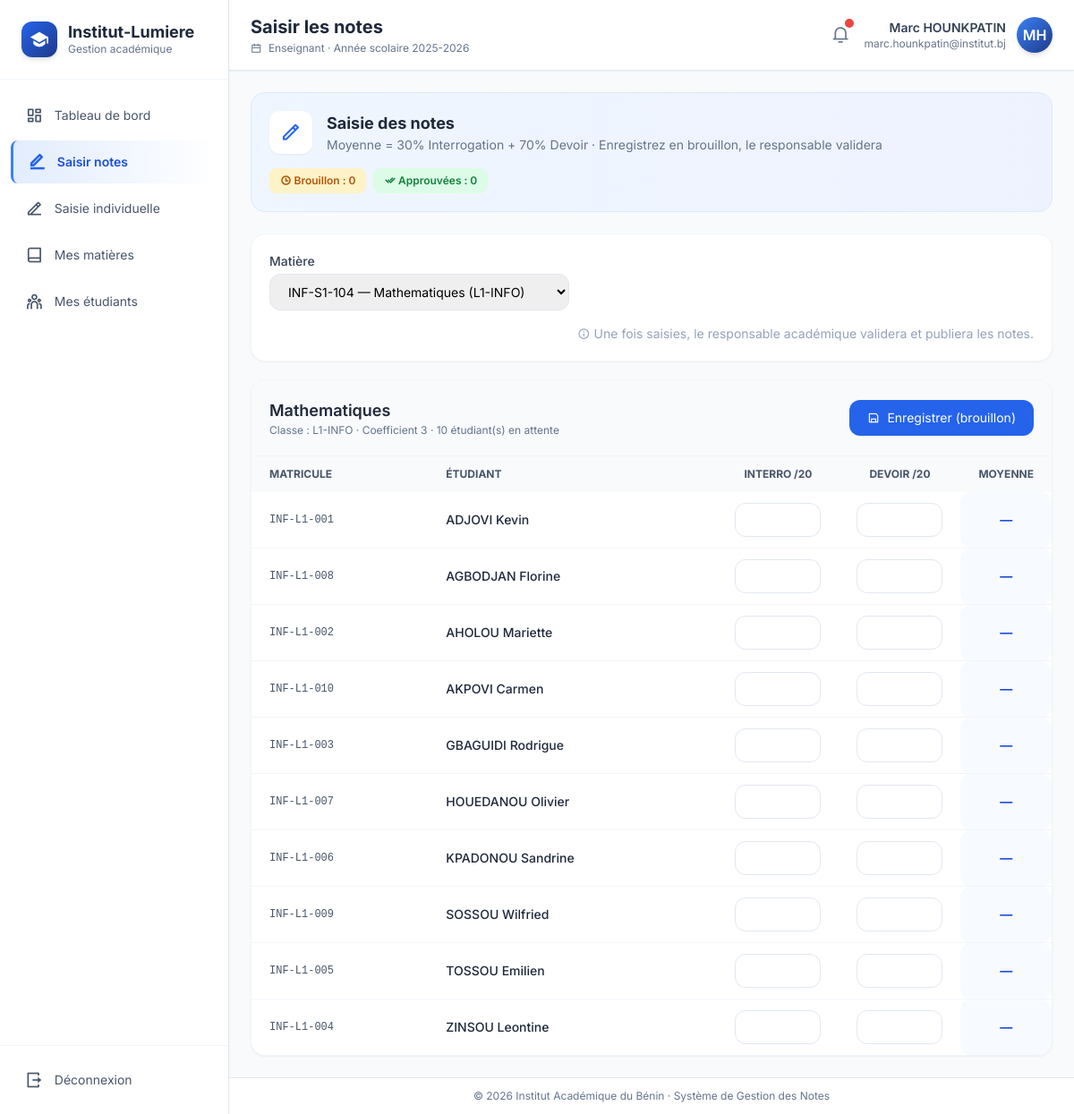
Screenshot of /pages/enseignant/notes.php (signed in) with the database file from the repository.
### tables this page shows
CREATE TABLE enseignants (
    id INT AUTO_INCREMENT PRIMARY KEY,
    utilisateur_id INT UNIQUE,
    matricule VARCHAR(30) UNIQUE NOT NULL,
    nom VARCHAR(100) NOT NULL,
    prenom VARCHAR(100) NOT NULL,
    specialite VARCHAR(100),
    telephone VARCHAR(20),
    email_pro VARCHAR(150),
    FOREIGN KEY (utilisateur_id) REFERENCES utilisateurs(id) ON DELETE SET NULL
);

CREATE TABLE matieres (
    id INT AUTO_INCREMENT PRIMARY KEY,
    code VARCHAR(20) UNIQUE NOT NULL,
    nom VARCHAR(100) NOT NULL,
    coefficient INT DEFAULT 1,
    credits INT DEFAULT 3,
    semestre ENUM('S1','S2','S3','S4','S5','S6') NOT NULL,
    heures_cours INT DEFAULT 0,
    heures_td INT DEFAULT 0,
    heures_tp INT DEFAULT 0,
    enseignant_id INT,
    classe_id INT,
    FOREIGN KEY (enseignant_id) REFERENCES enseignants(id) ON DELETE SET NULL,
    FOREIGN KEY (classe_id) REFERENCES classes(id) ON DELETE CASCADE
);

CREATE TABLE classes (
    id INT AUTO_INCREMENT PRIMARY KEY,
    nom VARCHAR(50) NOT NULL,
    niveau VARCHAR(50) NOT NULL,
    filiere VARCHAR(50) NOT NULL,
    annee_scolaire VARCHAR(20) NOT NULL,
    description TEXT
);

CREATE TABLE etudiants (
    id INT AUTO_INCREMENT PRIMARY KEY,
    utilisateur_id INT UNIQUE,
    matricule VARCHAR(30) UNIQUE NOT NULL,
    nom VARCHAR(100) NOT NULL,
    prenom VARCHAR(100) NOT NULL,
    date_naissance DATE,
    lieu_naissance VARCHAR(100),
    sexe ENUM('M','F') DEFAULT 'M',
    classe_id INT,
    FOREIGN KEY (utilisateur_id) REFERENCES utilisateurs(id) ON DELETE SET NULL,
    FOREIGN KEY (classe_id) REFERENCES classes(id) ON DELETE SET NULL
);

### includes/auth.php (called while the page is built, shortened)
<?php
function currentUser(): ?array
{
    return $_SESSION['user'] ?? null;
}
function baseUrl(): string
{
    $script = dirname($_SERVER['SCRIPT_NAME']);
    $script = preg_replace('#/pages(/.*)?$#', '', $script);
    return rtrim($script, '/');
}
function e(?string $s): string
{
    return htmlspecialchars((string)$s, ENT_QUOTES, 'UTF-8');
}

### pages/enseignant/notes.php (the view, shortened to what this page needs)
<?php
require_once __DIR__ . '/../../includes/auth.php';
$pageTitle = 'Saisir les notes';
$user = currentUser();
$ens = $pdo->prepare("SELECT * FROM enseignants WHERE utilisateur_id=?");
$ens->execute([$user['id']]);
$ens = $ens->fetch();
$ensId = $ens['id'] ?? 0;
$matieres = $pdo->prepare("SELECT m.*, c.nom AS classe FROM matieres m LEFT JOIN classes c ON m.classe_id = c.id WHERE m.enseignant_id = ?");
$matieres->execute([$ensId]);
$matieres = $matieres->fetchAll();
$matiereId = (int)($_GET['matiere'] ?? ($matieres[0]['id'] ?? 0));
$matiere = null;
foreach ($matieres as $m) {
  if ($m['id'] == $matiereId) $matiere = $m;
}
$etudiants = [];
$nbValidees = 0;
$nbEnAttente = 0;
if ($matiere) {
  $stmt = $pdo->prepare("SELECT e.*, n.id AS note_id, n.note_interro, n.note_devoir, n.moyenne, n.validee
        FROM etudiants e
        LEFT JOIN notes n ON n.etudiant_id = e.id AND n.matiere_id = ?
        WHERE e.classe_id = ?
          AND (n.id IS NULL OR n.validee = 0)
        ORDER BY e.nom");
  $stmt->execute([$matiereId, $matiere['classe_id']]);
  $etudiants = $stmt->fetchAll();
  $st = $pdo->prepare("SELECT SUM(validee = 1) AS v, SUM(validee = 0) AS p FROM notes WHERE matiere_id = ?");
  $st->execute([$matiereId]);
  $r = $st->fetch();
  $nbValidees = (int)($r['v'] ?? 0);
  $nbEnAttente = (int)($r['p'] ?? 0);
}
include __DIR__ . '/../../includes/header.php';
?>
<div class="mb-6">
  <div class="bg-gradient-to-r from-blue-50 to-indigo-50 rounded-2xl p-5 border border-blue-100">
    <div class="flex items-center justify-between flex-wrap gap-4">
      <div class="flex items-center gap-4">
        <div class="w-12 h-12 rounded-xl bg-white shadow-sm flex items-center justify-center">
          <i class="ri-pencil-line text-2xl text-blue-600"></i>
        </div>
        <div>
          <h2 class="text-lg font-bold text-slate-800">Saisie des notes</h2>
          <p class="text-sm text-slate-500">Moyenne = 30% Interrogation + 70% Devoir · Enregistrez en brouillon, le responsable validera</p>
        </div>
      </div>
      <div class="flex gap-2">
        <span class="px-3 py-1.5 rounded-lg bg-amber-100 text-amber-700 text-xs font-semibold"><i class="ri-time-line"></i> Brouillon : <?= $nbEnAttente ?></span>
        <span class="px-3 py-1.5 rounded-lg bg-green-100 text-green-700 text-xs font-semibold"><i class="ri-check-double-line"></i> Approuvées : <?= $nbValidees ?></span>
      </div>
    </div>
  </div>
</div>
<div class="bg-white rounded-2xl p-5 mb-5 shadow-sm border border-slate-100">
  <form method="GET" class="flex flex-wrap gap-4 items-center">
    <div>
      <label class="text-sm font-medium text-slate-700 block mb-1">Matière</label>
      <select name="matiere" onchange="this.form.submit()" class="border border-slate-200 rounded-xl px-4 py-2.5 text-sm focus:outline-none focus:ring-2 focus:ring-blue-500 min-w-[280px]">
        <?php foreach ($matieres as $m): ?>
          <option value="<?= $m['id'] ?>" <?= $m['id'] == $matiereId ? 'selected' : '' ?>>
            <?= e($m['code'] . ' — ' . $m['nom'] . ' (' . $m['classe'] . ')') ?>
          </option>
        <?php endforeach; ?>
      </select>
    </div>
    <div class="text-slate-400 text-sm ml-auto">
      <i class="ri-information-line mr-1"></i>Une fois saisies, le responsable académique validera et publiera les notes.
    </div>
  </form>
</div>
<?php if ($matiere): ?>
  <form method="POST" class="bg-white rounded-2xl shadow-sm border border-slate-100 overflow-hidden">
    <div class="p-5 border-b border-slate-100 flex justify-between items-center bg-slate-50 flex-wrap gap-3">
      <div>
        <h2 class="font-semibold text-slate-800 text-lg"><?= e($matiere['nom']) ?></h2>
        <p class="text-xs text-slate-500">Classe : <?= e($matiere['classe']) ?> · Coefficient <?= $matiere['coefficient'] ?> · <?= count($etudiants) ?> étudiant(s) en attente</p>
      </div>
      <div class="flex gap-2">
        <button type="submit" class="px-5 py-2.5 bg-blue-600 hover:bg-blue-700 text-white rounded-xl text-sm flex items-center gap-2 transition">
          <i class="ri-save-line"></i> Enregistrer (brouillon)
        </button>
      </div>
    </div>
    <div class="overflow-x-auto">
      <table class="w-full text-sm">
        <thead class="bg-slate-50 text-slate-600 text-xs uppercase">
          <tr>
            <th class="px-5 py-3 text-left">Matricule</th>
            <th class="px-5 py-3 text-left">Étudiant</th>
            <th class="px-5 py-3 text-center w-32">Interro /20</th>
            <th class="px-5 py-3 text-center w-32">Devoir /20</th>
            <th class="px-5 py-3 text-center w-24">Moyenne</th>
          </tr>
        </thead>
        <tbody class="divide-y divide-slate-100">
          <?php foreach ($etudiants as $et): ?>
            <tr class="hover:bg-slate-50 transition">
              <td class="px-5 py-3 font-mono text-xs text-slate-600"><?= e($et['matricule']) ?></td>
              <td class="px-5 py-3 font-medium text-slate-800"><?= e($et['nom'] . ' ' . $et['prenom']) ?></td>
              <td class="px-5 py-3">
                <input type="number" step="0.25" min="0" max="20"
                  name="notes[<?= $et['id'] ?>][interro]"
                  value="<?= $et['note_interro'] ?>"
                  class="note-i w-24 border border-slate-200 rounded-xl px-3 py-2 text-center focus:outline-none focus:ring-2 focus:ring-blue-500">
              </td>
              <td class="px-5 py-3">
                <input type="number" step="0.25" min="0" max="20"
                  name="notes[<?= $et['id'] ?>][devoir]"
                  value="<?= $et['note_devoir'] ?>"
                  class="note-d w-24 border border-slate-200 rounded-xl px-3 py-2 text-center focus:outline-none focus:ring-2 focus:ring-blue-500">
              </td>
              <td class="px-5 py-3 text-center font-bold text-blue-700 bg-blue-50/50 rounded-xl" id="moyenne_<?= $et['id'] ?>">
                <?= $et['moyenne'] ?: '—' ?>
              </td>
            </tr>
          <?php endforeach; ?>
        </tbody>
      </table>
    </div>
  </form>
<?php endif; ?>
<?php include __DIR__ . '/../../includes/footer.php'; ?>

### includes/header.php (shortened to what this page needs)
<?php
require_once __DIR__ . '/auth.php';
$user = currentUser();
$role = $user['role'];
$base = baseUrl();
$menus = [
  'admin' => [
    ['Tableau de bord', '/pages/admin/dashboard.php', 'dashboard'],
    ['Étudiants', '/pages/admin/etudiants.php', 'user'],
    ['Enseignants', '/pages/admin/enseignants.php', 'user-star'],
    ['Classes', '/pages/admin/classes.php', 'building'],
    ['Matières', '/pages/admin/matieres.php', 'book'],
    ['Relevé collectif', '/pages/admin/releve.php', 'file-list'],
    ['Statistiques', '/pages/admin/statistiques.php', 'bar-chart'],
    ['Gérer les utilisateurs', '/pages/admin/compte.php', 'checkbox-circle'],
  ],
  'enseignant' => [
    ['Tableau de bord', '/pages/enseignant/dashboard.php', 'dashboard'],
    ['Saisir notes', '/pages/enseignant/notes.php', 'edit'],
    ['Saisie individuelle', '/pages/enseignant/saisie.php', 'edit-2'],
    ['Mes matières', '/pages/enseignant/matieres.php', 'book'],
    ['Mes étudiants', '/pages/enseignant/etudiants.php', 'team'],
  ],
  'etudiant' => [
    ['Tableau de bord', '/pages/etudiant/dashboard.php', 'dashboard'],
    ['Mes notes', '/pages/etudiant/notes.php', 'file-list'],
    ['Mon bulletin', '/pages/etudiant/bulletin.php', 'file-copy'],
    ['Historique', '/pages/etudiant/historique.php', 'history'],
  ],
  'responsable' => [
    ['Tableau de bord', '/pages/admin/dashboard.php', 'dashboard'],
    ['Validation des délibérations', '/pages/admin/deliberations.php', 'check-double'],
    ['Statistiques', '/pages/admin/statistiques.php', 'bar-chart'],
    ['Relevé collectif', '/pages/admin/releve.php', 'file-list'],
  ],
];
$menu = $menus[$role] ?? [];
$current = $_SERVER['SCRIPT_NAME'];
?>
<!DOCTYPE html>
<html lang="fr">
<head>
  <script src="https://cdn.tailwindcss.com"></script>
  <link rel="stylesheet" href="https://cdnjs.cloudflare.com/ajax/libs/font-awesome/6.5.1/css/all.min.css">
  <link href="https://cdn.jsdelivr.net/npm/remixicon@4.2.0/fonts/remixicon.css" rel="stylesheet">
</head>
<body class="bg-slate-50 min-h-screen">
  <div class="flex min-h-screen">
    <aside class="no-print w-64 bg-white border-r border-slate-200 flex-shrink-0 hidden md:flex flex-col shadow-sm">
      <div class="p-6 border-b border-slate-100">
        <div class="flex items-center gap-3">
          <div class="w-10 h-10 rounded-xl bg-gradient-to-br from-primary-600 to-primary-900 flex items-center justify-center text-white shadow-md">
            <i class="ri-graduation-cap-fill text-xl"></i>
          </div>
          <div>
            <div class="font-bold text-slate-800 leading-tight text-lg">Institut-Lumiere</div>
            <div class="text-xs text-slate-500">Gestion académique</div>
          </div>
        </div>
      </div>
      <nav class="flex-1 py-4 px-3 space-y-1 overflow-y-auto">
        <?php foreach ($menu as $m):
          $active = str_ends_with($current, $m[1]) ? 'active' : '';
        ?>
          <a href="<?= $base . $m[1] ?>" class="sidebar-link flex items-center gap-3 px-4 py-2.5 rounded-lg text-slate-600 text-sm transition <?= $active ?>">
            <i class="ri-<?= $m[2] ?>-line text-xl"></i>
            <span><?= e($m[0]) ?></span>
          </a>
        <?php endforeach; ?>
      </nav>
      <div class="p-4 border-t border-slate-100 mt-auto">
        <a href="<?= $base ?>/pages/logout.php" class="flex items-center gap-3 text-sm text-slate-600 hover:text-red-600 hover:bg-red-50 px-3 py-2 rounded-lg transition-all duration-200">
          <i class="ri-logout-box-r-line text-xl"></i>
          <span>Déconnexion</span>
        </a>
      </div>
    </aside>
    <main class="flex-1 flex flex-col min-w-0">
      <header class="no-print bg-white border-b border-slate-200 px-6 py-4 flex items-center justify-between sticky top-0 z-10 shadow-sm">
        <div>
          <h1 class="text-xl font-bold text-slate-800"><?= e($pageTitle ?? 'Tableau de bord') ?></h1>
          <p class="text-xs text-slate-500 mt-0.5">
            <i class="ri-calendar-line text-xs mr-1"></i>
            <?= ucfirst($role) ?> · Année scolaire 2025-2026
          </p>
        </div>
        <div class="flex items-center gap-4">
          <button class="relative text-slate-500 hover:text-primary-600 transition-colors">
            <i class="ri-notification-3-line text-xl"></i>
            <span class="absolute -top-1 -right-1 w-2.5 h-2.5 bg-red-500 rounded-full animate-pulse"></span>
          </button>
          <div class="flex items-center gap-3">
            <div class="text-right hidden md:block">
              <div class="text-sm font-semibold text-slate-700"><?= e($user['prenom'] . ' ' . $user['nom']) ?></div>
              <div class="text-xs text-slate-500"><?= e($user['email']) ?></div>
            </div>
            <div class="w-10 h-10 rounded-full bg-gradient-to-br from-primary-500 to-primary-900 text-white flex items-center justify-center font-semibold shadow-md">
              <?= strtoupper(substr($user['prenom'], 0, 1) . substr($user['nom'], 0, 1)) ?>
            </div>
          </div>
        </div>
      </header>
      <div class="flex-1 p-6">

### includes/header.php (style rules this page uses)
body { font-family: 'Inter', sans-serif; background-color: #f8fafc; }
.sidebar-link { transition: all 0.2s ease; position: relative; }
.sidebar-link.active { background: linear-gradient(90deg, rgba(59, 130, 246, 0.15), transparent); border-left: 3px solid #3b82f6; color: #1d4ed8; font-weight: 600; }
.sidebar-link.active i { color: #2563eb; }

### rows the page displays
enseignants: prenom+nom "Marc HOUNKPATIN", prenom+nom "MH"
matieres: nom "Mathematiques", coefficient "3"
classes: nom "L1-INFO"
etudiants: matricule "INF-L1-001", nom+prenom "ADJOVI Kevin", moyenne "—"
etudiants: matricule "INF-L1-008", nom+prenom "AGBODJAN Florine", moyenne "—"
etudiants: matricule "INF-L1-002", nom+prenom "AHOLOU Mariette", moyenne "—"
etudiants: matricule "INF-L1-010", nom+prenom "AKPOVI Carmen", moyenne "—"
etudiants: matricule "INF-L1-003", nom+prenom "GBAGUIDI Rodrigue", moyenne "—"
etudiants: matricule "INF-L1-007", nom+prenom "HOUEDANOU Olivier", moyenne "—"
etudiants: matricule "INF-L1-006", nom+prenom "KPADONOU Sandrine", moyenne "—"
etudiants: matricule "INF-L1-009", nom+prenom "SOSSOU Wilfried", moyenne "—"
etudiants: matricule "INF-L1-005", nom+prenom "TOSSOU Emilien", moyenne "—"
etudiants: matricule "INF-L1-004", nom+prenom "ZINSOU Leontine", moyenne "—"

### other values shown
$m[0] "Tableau de bord"
$m[0] "Saisir notes"
$m[0] "Saisie individuelle"
$m[0] "Mes matières"
$m[0] "Mes étudiants"
$pageTitle "Saisir les notes"
$role "Enseignant"
$user['email'] "marc.hounkpatin@institut.bj"
$nbEnAttente "0"
$nbValidees "0"
count($etudiants) "10"
form field matiere "INF-S1-104 — Mathematiques (L1-INFO)"
